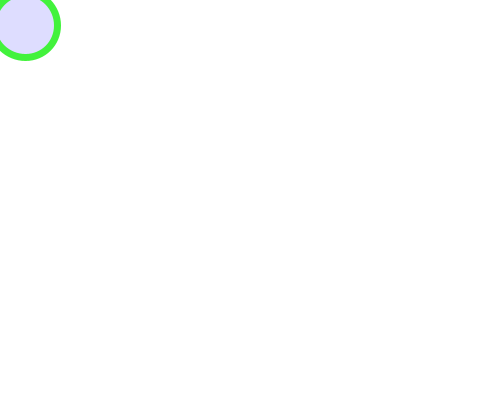
Frame 1 (no input)
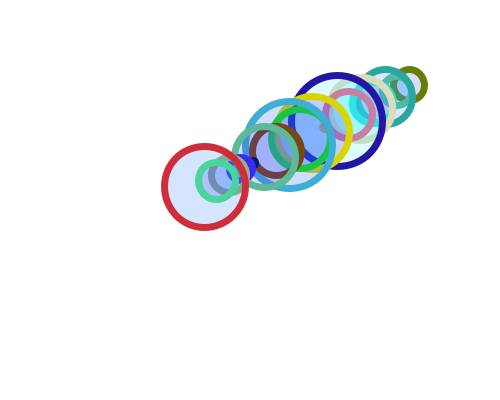
Frame 60 (the mouse pressed at the canvas centre just before this capture)
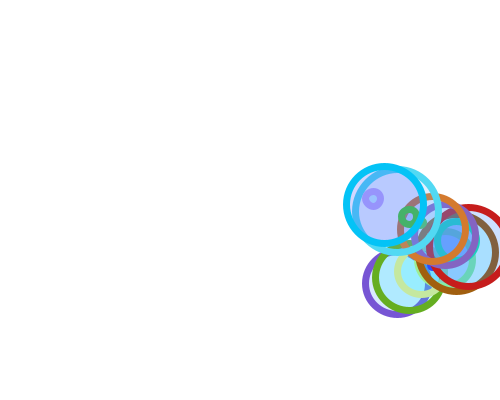
Frame 120 (the mouse held since frame 60 and released just before this capture)

The Processing sketch that drew these frames (run headless with seeded random() and noise(); from frame 60 on, the mouse is pressed at the canvas centre):

// Processing sketch: processing_48039
// ── processing_48039.pde

void setup() {
  size(500, 400);
  background(255);
  smooth();
}

int x_speed = 12;
int y_speed = 6;
int rad = 25;
int e_x = rad;
int e_y = rad;

float bg_count = 0;

void draw() {
  float rad =random(50);

  strokeWeight(7);
  stroke(random(255), random(255), random(255));
  fill(random(100), random(255), 255, 50);
  ellipse(e_x, e_y, rad*2, rad*2);
  e_x += x_speed;
  e_y += y_speed;
  bg_count++;

  if (bg_count > 20) {
    background(255);
    bg_count = 0;
  }

  if (e_x > width - rad || e_x < rad) {
    x_speed *= -1;
  }
  if (e_y > height - rad || e_y < rad) {
    y_speed *= -1;
  }
}
